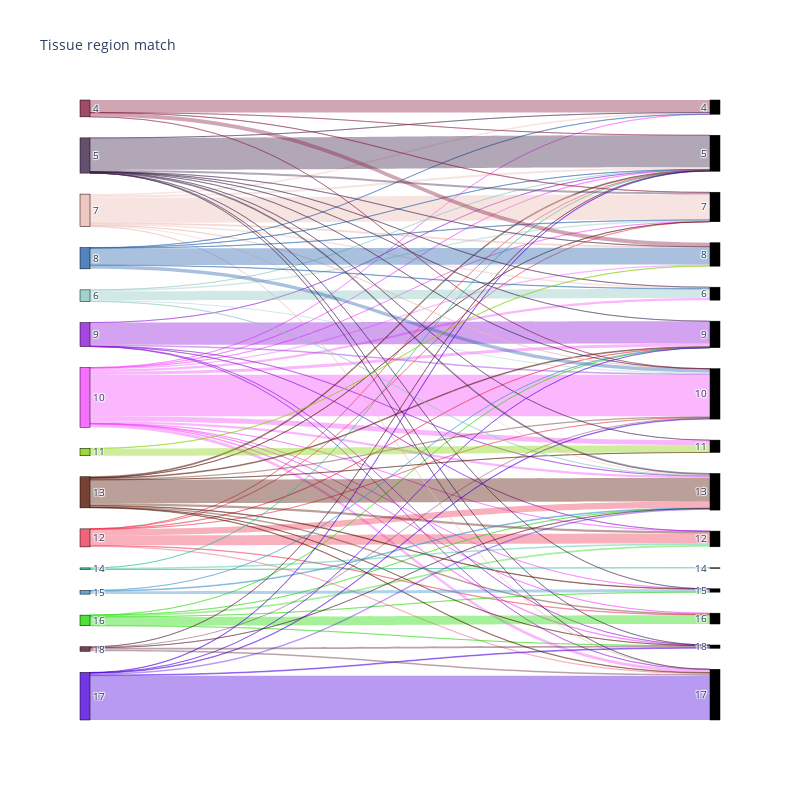

Source (notebook cell):
### Code cell
###compute source1 and target1
labela=list(obs_well.loc[obs_well.index[x_ind],'tissueid'].unique())
labelb=list(np.unique(list_gt_all))

source1=np.zeros(obs_well.loc[obs_well.index[x_ind],'tissueid'].shape[0])
for indi,i in enumerate(obs_well.loc[obs_well.index[x_ind],'tissueid']):
    source1[indi]=int(labela.index(i))
    
target1=np.zeros(len(list_gt_all))
for indi,i in enumerate(list_gt_all):
    target1[indi]=int(labelb.index(i)+len(labela))

###computer source, target and value
source=[]
target=[]
value=[]
for indi,i in enumerate(np.unique(source1)):
    translateTR2id=target1[np.where(source1==i)]
    unique, counts = np.unique(translateTR2id, return_counts=True)
    for indj, j in zip(unique,counts):
#         print(i,indj, j)
        source.append(i)
        target.append(indj)
        value.append(j)
        
### assign colors
labelcolor=cmap[labela]#sns.color_palette('tab20',len(labela+labelb))#.as_hex()
labelcolor=['rgba' + str((*tuple(i*255 for i in j),0.8)) for j in labelcolor]
linkcolor=[np.array(labelcolor)[int(i)].replace("0.8", str(0.4))   for i in source]

###plot
fig = go.Figure(data=[go.Sankey(
    node = dict(
      pad = 21,
      thickness = 10,
      line = dict(color = "black", width = 0.5),
      label = labela+labelb,
      color = labelcolor
    ),
    link = dict(
      source = source, # indices correspond to labels, eg A1, A2, A1, B1, ...
      target = target,
      value = value,
        color=linkcolor
  ))])

fig.update_layout(title_text="Tissue region match", font_size=10,width=800,
    height=800,)
fig.write_html("sankey-diagram-plotly1.html")

fig.show()
